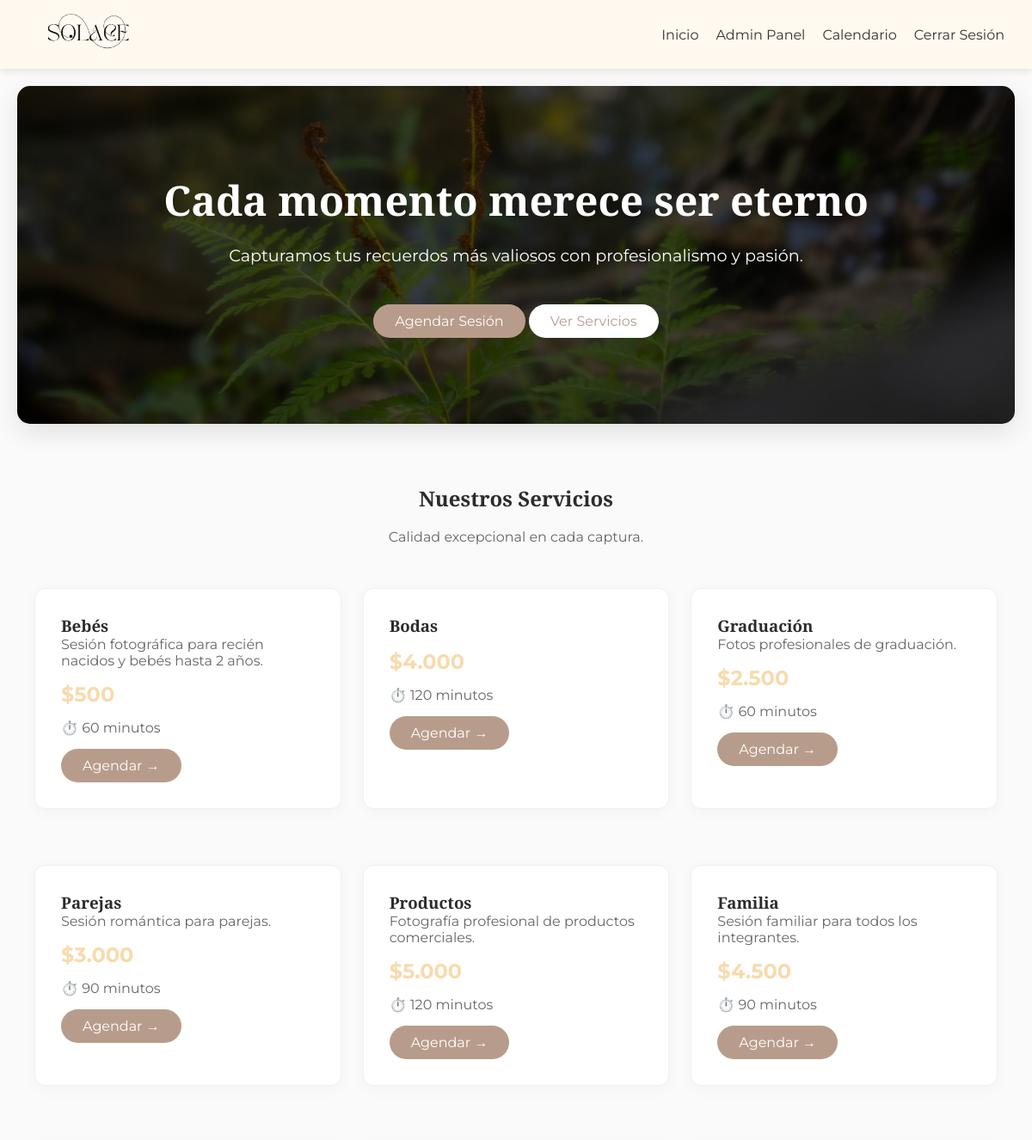
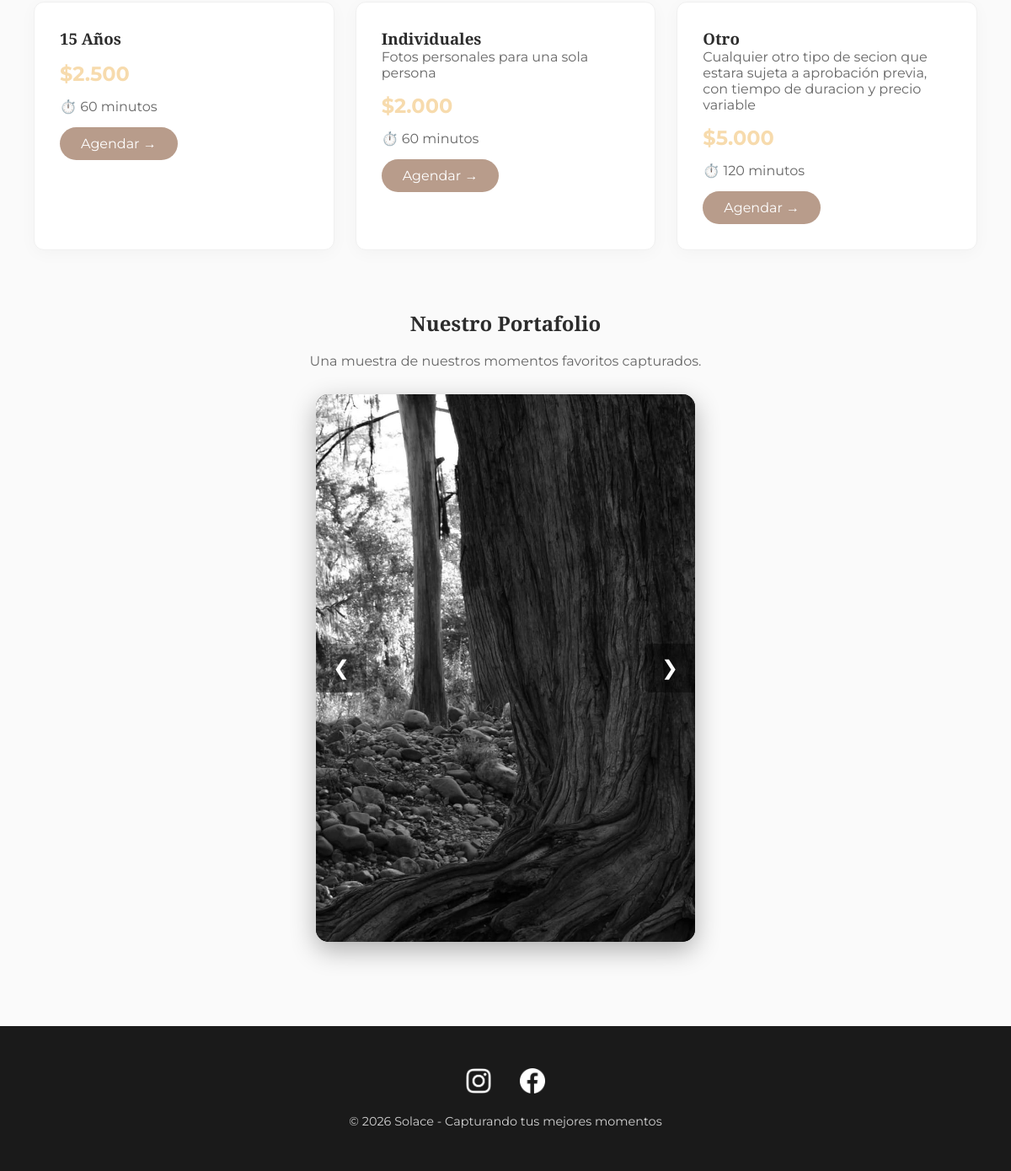
/ (signed in), run on the app's committed database (2 pictures, top to bottom).
### tables this page shows
CREATE TABLE `servicios` (
  `id` int(11) NOT NULL,
  `nombre` varchar(50) NOT NULL,
  `descripcion` text DEFAULT NULL,
  `duracion_minutos` int(11) NOT NULL,
  `precio` decimal(10,2) NOT NULL,
  `activo` tinyint(1) DEFAULT 1
);

### index.php (the view, shortened to what this page needs)
<?php
require_once 'database.php';
include 'header.php';
$stmt = $pdo->query("SELECT * FROM servicios WHERE activo = 1");
$servicios = $stmt->fetchAll();
?>
<div class="hero">
    <h1>Cada momento merece ser eterno</h1>
    <p>Capturamos tus recuerdos más valiosos con profesionalismo y pasión.</p>
    <a href="agendar.php" class="btn btn-primary">Agendar Sesión</a>
    <a href="#servicios" class="btn btn-primary2">Ver Servicios</a>
</div>
<section id="servicios">
    <h1 style="text-align: center; color: #2c2c2c; margin-top: 10px;">Nuestros Servicios</h1>
    <br>
    <p style="text-align: center; color: #666;">Calidad excepcional en cada captura.</p>
    <div class="card-grid">
        <?php foreach($servicios as $servicio): ?>
        <div class="card">
            <h3><?php echo htmlspecialchars($servicio['nombre']); ?></h3>
            <p><?php echo htmlspecialchars($servicio['descripcion']); ?></p>
            <p class="precio">$<?php echo number_format($servicio['precio'], 0, ',', '.'); ?></p>
            <p>⏱️ <?php echo $servicio['duracion_minutos']; ?> minutos</p>
            <a href="agendar.php?servicio=<?php echo $servicio['id']; ?>" class="btn btn-primary">Agendar →</a>
        </div>
        <?php endforeach; ?>
    </div>
</section>
<section id="portfolio" class="container">
    <h1 style="text-align: center; color: #2c2c2c; margin-top: 10px;">Nuestro Portafolio</h1>
    <br>
    <p style="text-align: center; color: #666; margin-bottom: 30px;">Una muestra de nuestros momentos favoritos capturados.</p>
    <div class="carousel-container">
        <button class="carousel-btn prev-btn" onclick="moveSlide(-1)">&#10094;</button>
        <div class="carousel-wrapper">
            <div class="carousel-slide">
                <img src="img/PaisajeByN.jpeg" alt="Sesión de Paisajes">
            </div>
        </div>
        <button class="carousel-btn next-btn" onclick="moveSlide(1)">&#10095;</button>
    </div>
</section>
<?php include 'footer.php'; ?>

### style.css (style rules this page uses)
html { scroll-behavior: smooth; }
* { margin: 0; padding: 0; box-sizing: border-box; }
body { font-family: 'Montserrat', 'Segoe UI', Tahoma, sans-serif; background-color: #fafafa; color: #333333; min-height: 100vh; display: flex; flex-direction: column; }
.container { max-width: 1200px; width: 100%; margin: 0 auto; padding: 20px; flex: 1; }
section { padding: 20px 20px; }
h1, h2, h3, .logo { font-family: 'Playfair Display', serif; font-weight: 600; color: #2c2c2c; }
section p { color: #666666; }
img { height: 40px; width: 40px; }
.card { background: white; border-radius: 12px; padding: 30px; margin: 20px 0; border: 1px solid #f0f0f0; box-shadow: 0 4px 20px rgba(0,0,0,0.03); transition: all 0.3s ease; }
.card-grid { display: grid; grid-template-columns: repeat(auto-fit, minmax(300px, 1fr)); gap: 25px; margin-top: 30px; }
.btn { display: inline-block; padding: 10px 25px; border-radius: 25px; text-decoration: none; margin-top: 15px; transition: all 0.3s; border: none; cursor: pointer; font-size: 1rem; }
.btn-primary { background: #b89c8b; color: white; }
.btn-primary2 { background: white; color: #b89c8b; }
.hero { text-align: center; padding: 100px 20px; color: white; background-image: linear-gradient(rgba(0, 0, 0, 0.6), rgba(0, 0, 0, 0.6)), url('img/PaisajeREC.jpeg'); background-size: cover; background-position: center; border-radius: 15px; margin-bottom: 40px; box-shadow: 0 10px 30px rgba(0,0,0,0.1); }
.hero h1 { font-size: 3.5rem; color: white; margin-bottom: 20px; }
.hero h1 { font-size: 3rem; margin-bottom: 20px; }
.hero p { font-size: 1.2rem; margin-bottom: 30px; }
.precio { font-size: 1.5rem; font-weight: bold; color: #f7dbad; margin: 15px 0; }
.carousel-container { position: relative; max-width: 450px; margin: 0 auto; border-radius: 15px; overflow: hidden; box-shadow: 0 10px 30px rgba(0,0,0,0.3); background: #1a1a1a; }
.carousel-wrapper { width: 100%; overflow: hidden; }
.carousel-slide { display: flex; transition: transform 0.5s ease-in-out; }
.carousel-slide img { width: 100%; height: 650px; object-fit: cover; object-position: center top; flex-shrink: 0; }
.carousel-btn { position: absolute; top: 50%; transform: translateY(-50%); background-color: rgba(0, 0, 0, 0.4); color: white; border: none; cursor: pointer; padding: 15px 20px; font-size: 24px; z-index: 10; transition: background 0.3s; }
.prev-btn { left: 0; border-radius: 0 5px 5px 0; }
.next-btn { right: 0; border-radius: 5px 0 0 5px; }

### data on the page
servicios: nombre "Bebés", descripcion "Sesión fotográfica para recién nacidos y bebés hasta 2 años.", precio "500", duracion_minutos "60"
servicios: nombre "Bodas", precio "4.000", duracion_minutos "120"
servicios: nombre "Graduación", descripcion "Fotos profesionales de graduación.", precio "2.500", duracion_minutos "60"
servicios: nombre "Parejas", descripcion "Sesión romántica para parejas.", precio "3.000", duracion_minutos "90"
servicios: nombre "Productos", descripcion "Fotografía profesional de productos comerciales.", precio "5.000", duracion_minutos "120"
servicios: nombre "Familia", descripcion "Sesión familiar para todos los integrantes.", precio "4.500", duracion_minutos "90"
servicios: nombre "15 Años", precio "2.500", duracion_minutos "60"
servicios: nombre "Individuales", descripcion "Fotos personales para una sola persona", precio "2.000", duracion_minutos "60"
servicios: nombre "Otro", descripcion "Cualquier otro tipo de secion que estara sujeta a aprobación previa, con tiempo de duracion y precio variable", precio "5.000", duracion_minutos "120"
